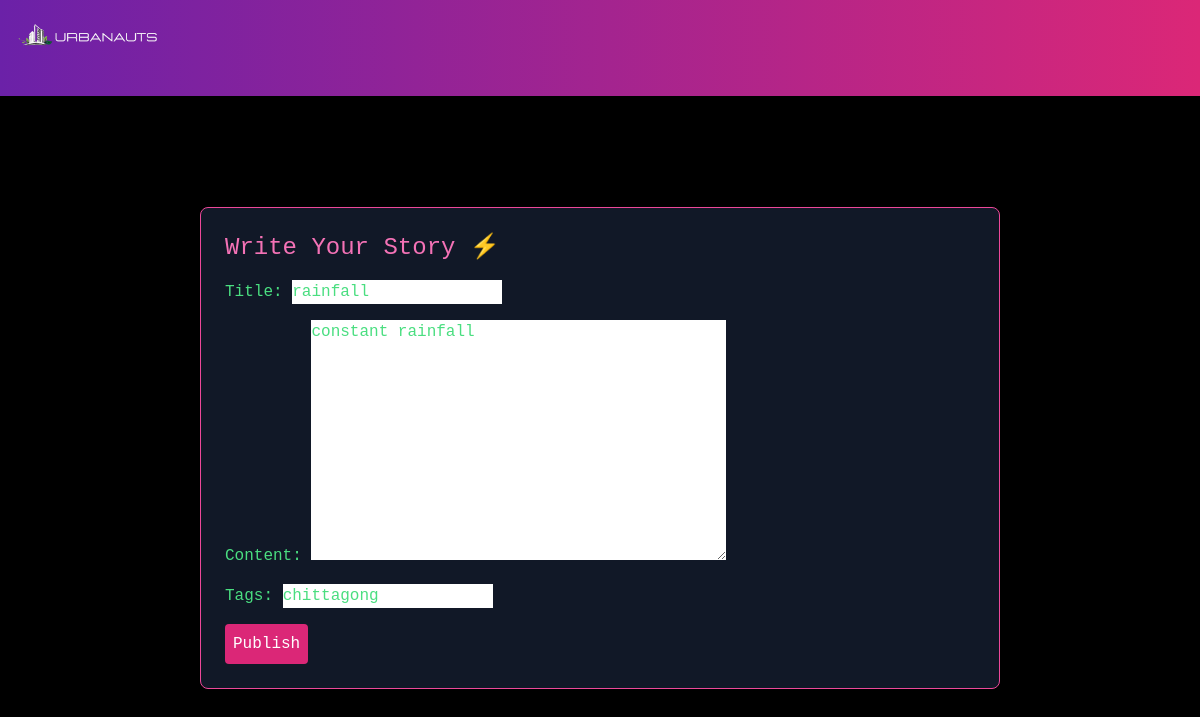
/blogs/3/edit/ (signed in), run on the app's committed database.
### UA/models.py (models this page shows, shortened)
class Blog(models.Model):
    author = models.ForeignKey(User, on_delete=models.CASCADE, related_name="blogs")
    title = models.CharField(max_length=200)
    content = models.TextField()
    created_at = models.DateTimeField(auto_now_add=True)
    updated_at = models.DateTimeField(auto_now=True)
    tags = models.CharField(max_length=200, blank=True, null=True)  # simple tag string

### UA/views.py (the view)
# urls.py: path("blogs/<int:blog_id>/edit/", views.blog_edit, name="blog_edit"),
@login_required
def blog_edit(request, blog_id):
    blog = get_object_or_404(Blog, id=blog_id, author=request.user)
    if request.method == "POST":
        form = BlogForm(request.POST, instance=blog)
        if form.is_valid():
            form.save()
            return redirect("blog_detail", blog_id=blog.id)
    else:
        form = BlogForm(instance=blog)
    return render(request, "blog_form.html", {"form": form})

### UA/forms.py
class BlogForm(forms.ModelForm):
    class Meta:
        model = Blog
        fields = ["title", "content", "tags"]

### UA/templates/blog_form.html (shortened to what this page needs)
{% load static %}
<!DOCTYPE html>
<html lang="en">
<head>
  <script src="https://cdn.tailwindcss.com"></script>
</head>
<body class="bg-black text-green-400 font-mono min-h-screen flex flex-col">
    <nav class="bg-gradient-to-r from-purple-800 to-pink-600 p-4 flex justify-between items-center">
 <a href="/" class="flex items-center">
        <img src="{% static 'logo.png' %}"
             alt="Urbanauts Logo"
             class="h-36 w-auto object-contain -my-10">
      </a>
</nav>
  <main class="flex-1 flex items-center justify-center">
    <div class="bg-gray-900 p-6 rounded-lg w-2/3 border border-pink-500">
      <h2 class="text-pink-400 text-2xl mb-4">Write Your Story ⚡</h2>
      <form method="post" class="space-y-4">
        {{ form.as_p }}
        <button type="submit" class="bg-pink-600 hover:bg-pink-700 text-white p-2 rounded">Publish</button>
      </form>
    </div>
  </main>
</body>
</html>

### data on the page
Blog: title "rainfall", content "constant rainfall", tags "chittagong"
